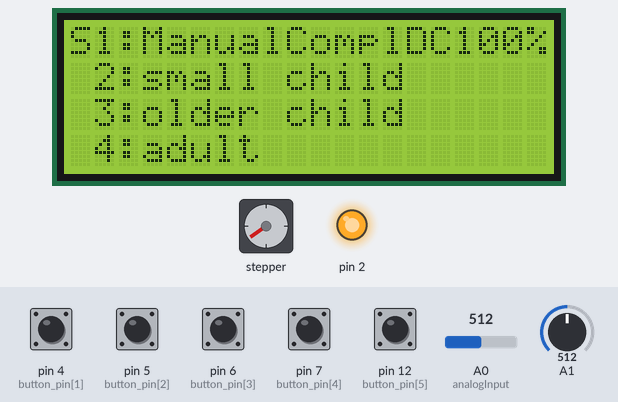
Bench run of a sketch on a simulated Arduino Uno, built with avr-gcc and run on an emulated ATmega328P. Parts: stepper motor, 20×4 character LCD, output pins drawn as LEDs (lit = HIGH). Wiring (inferred from the names in the program): stepper motor (200 steps per turn assumed): coils pin 11, pin 10, pin 9, pin 8. The inputs (shaded band) are chosen by the test bench; at power-on: pin 4 (button_pin[1]), pin 5 (button_pin[2]), pin 6 (button_pin[3]), pin 7 (button_pin[4]), pin 12 (button_pin[5]) HIGH, A1 = 512, A0 (analogInput) = 512. Pins used as bus, display or sensor lines are not drawn; what the sketch prints to the serial monitor is not drawn.

Above: at 0.8 s.
0.9 s: pin 12 (button_pin[5]) pulled LOW for 0.15 s
At 1.4 s:
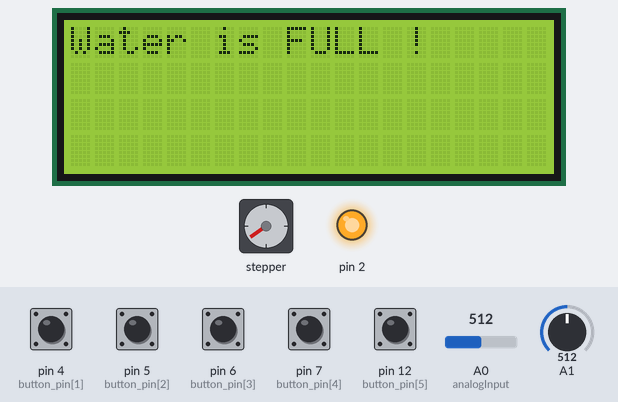
1.6 s: A1 set to 10
4.6 s: A1 set to 7
At 6.1 s:
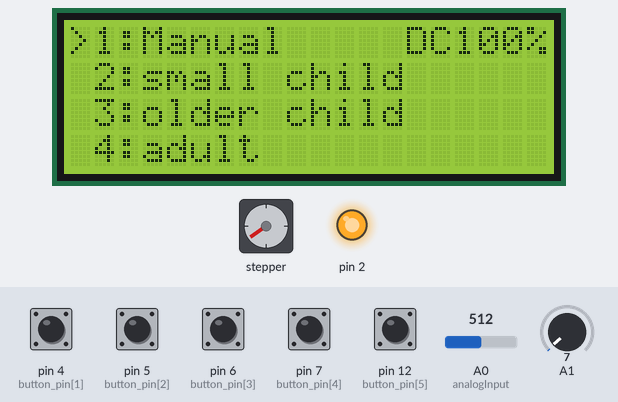
7.1 s: pin 6 (button_pin[3]) pulled LOW for 1 s
At 9.0 s:
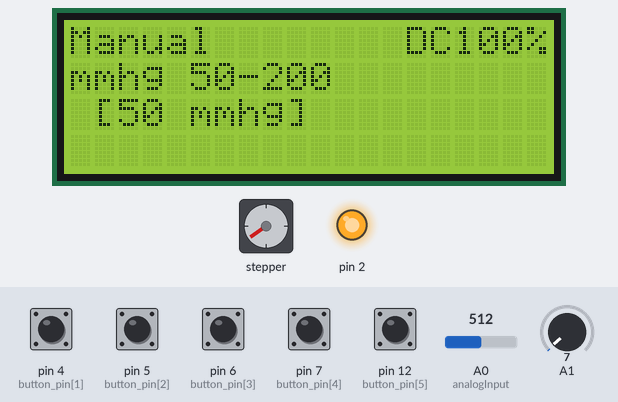
9.6 s: A1 set to 0
At 10.3 s:
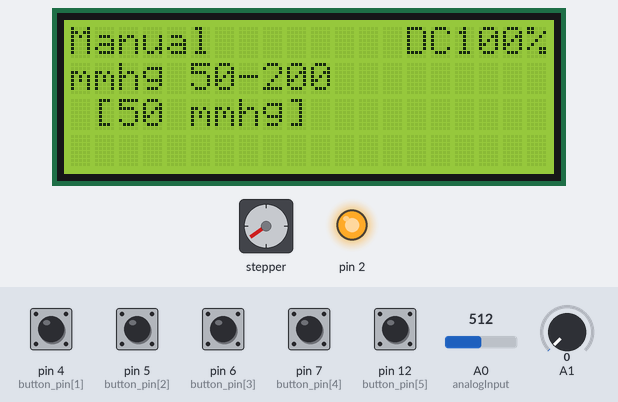
12.6 s: pin 12 (button_pin[5]) pulled LOW for 1 s
At 19.2 s:
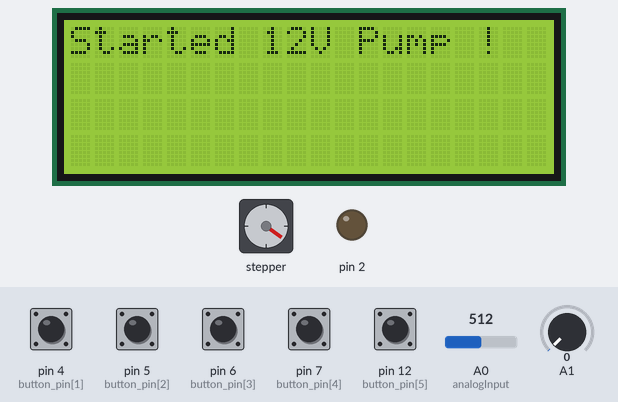
Timing chart, 0 to 19.8 s (numbered marks = the images above; inputs shaded):
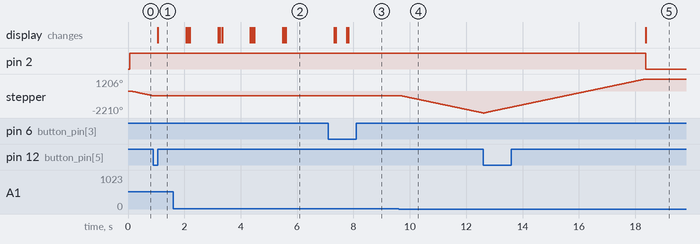

The sketch:

step_pump_optimized.ino
```cpp
#include <Wire.h>
#include <LiquidCrystal_I2C.h>

#define WATER_SENSOR 3
#define STEPPER_PIN_1 11
#define STEPPER_PIN_2 10
#define STEPPER_PIN_3 9
#define STEPPER_PIN_4 8
int step_number = 0;
LiquidCrystal_I2C lcd(0x27, 20, 4);

const int buttonCount = 5;
int button_pin[6] = {0, 4, 5, 6, 7, 12};
int buttonState[6];
bool laststate5;

int analogInput = A0;
float vout = 0.0;
float vin = 0.0;
float R1 = 30000.0; // 30k
float R2 = 7500.0;  // 7500 ohm resistor
int value = 0;

int sel_arrow = 0;
int manual_mmhg = 50;
int mmhg_sel;
String mode_sel_name[5] = {"0", "Manual", "small child", "older child", "adult"};

////////////////////////////////////////////////////////////////
////////////////      Configurations   ////////////////////////
//////////////////////////////////////////////////////////////

String mmhg_sel_name[5] = {"0", "50-200", "70", "100", "115"};
int step_setup_arr[4] = {1900, 2360, 2360, 2360};  // fix for manual , smch, oldch, adult
int step_mmhg_each_5[31] =
                          {0, 20 , 90 , 100 , 180 , 200 , 220 , 240 , 270 , 290 ,

                            300 , 350 , 370 , 380 , 390 , 400 , 410 , 430 , 460 , 480 ,

                            490 , 500 , 510 , 520 , 540 , 550 , 560 , 570 , 590 , 600, 610, };

int motor_active;
int menu;
float batt_map;
int start;

int water;

// New Update
int i=0;
int count_step = 0;
int get_step = 20;
bool dir = true;
bool task = false;


// Function Declarations
void readButtons();
void printButtons();
void readBattery();
void checkWaterSensor();
void clearArrow();
void displayData();
void selectMenu();
void setZeroStepper();
void oneStep(bool dir);

//////////////////////////////////////////////////////////////////////////
///////////////////////      Main Setup     //////////////////////////////
//////////////////////////////////////////////////////////////////////////

void setup() {
  lcd.init();
  Serial.begin(115200);
  lcd.backlight();

  pinMode(STEPPER_PIN_1, OUTPUT);
  pinMode(STEPPER_PIN_2, OUTPUT);
  pinMode(STEPPER_PIN_3, OUTPUT);
  pinMode(STEPPER_PIN_4, OUTPUT);

  for (int i = 1; i <= 5; i++) {
    pinMode(button_pin[i], INPUT_PULLUP);
  }

  // Relay for 12v pump
  pinMode(2, OUTPUT);
  digitalWrite(2, HIGH);

  // Water
  pinMode(A1, INPUT);
  lcd.clear();
  lcd.setCursor(0,0);
  lcd.print("Setting to Zero ...");
  setZeroStepper();
  lcd.clear();
  lcd.print("Set-Zero Complete!");

}
////////////////////////////////////////////////////////////////////////////
/////////////////          Main Loop              //////////////////////////
////////////////////////////////////////////////////////////////////////////

void loop() {
  readButtons();
  readBattery();
  checkWaterSensor();
  displayData();
  selectMenu();
  water = analogRead(A1);
  Serial.println("water :" + String(water));
  Serial.println("Fix Step : " + String(step_setup_arr[sel_arrow]));
  Serial.print("Manual Step : " + String(step_mmhg_each_5[i]));
  Serial.println("  Index : " + String(i));
  if (task && analogRead(A1) < 5) {
    Serial.println("Starting...");
    lcd.setCursor(0, 0);
    lcd.print("Start.....");
    setZeroStepper();

    // Fix Stepper
    Serial.println("Fix step .....");
    for (int i = 0; i <= step_setup_arr[sel_arrow]; i++) {
      oneStep(!dir);
      delayMicroseconds(3000);
    }
    //Serial.println("Fix Stepper Complete !");
    //lcd.clear();
    //lcd.print("Fix Stepper Complete !");
    //delay(500);

    // Manual
    Serial.println("Manual Step .....");
    if (sel_arrow == 0) {
      for (int j = 0; j < step_mmhg_each_5[i]; j++) {
        oneStep(!dir);
        delayMicroseconds(3000);
      }
     //Serial.println("Manual Complete!");
     //lcd.clear();
     //lcd.print("Manual Complete!");
     //delay(500);
    }

    lcd.clear();
    lcd.print("Started 12V Pump !");
    Serial.println("Start 12v Pump .....");

    digitalWrite(2, LOW);
    while (digitalRead(button_pin[4]) != LOW && menu != 0) {
       checkWaterSensor();
    }
    Serial.println("Out of While loop() ");
    digitalWrite(2, HIGH);


     //Set Zero
    setZeroStepper();
    Serial.println("Set-Zero Complete!");
    lcd.clear();
    lcd.print("Set-Zero Complete!");
    delay(500);

    task = false;
    lcd.clear();
  }
  if(analogRead(A1) > 8){
    lcd.clear();
    lcd.setCursor(0,0);
    lcd.print("Water is FULL !");
    delay(1000);
    lcd.clear();
  }

  delay(10);
}


//////////////////////////////////////////////////////////////////////////
////////////////     All Functions are below here  ///////////////////////
/////////////////////////////////////////////////////////////////////////


// Function Definitions

//////////////////////////////////////////////////////////////
void readButtons() {
  for (int i = 1; i <= buttonCount; i++) {
    buttonState[i] = digitalRead(button_pin[i]);
  }
}
/////////////////////////////////////////////////////////////

void printButtons() {
  for (int i = 1; i <= buttonCount; i++) {
    Serial.print(buttonState[i]);
    Serial.print(" , ");
  }
  Serial.println("");
}

////////////////////////////////////////////////////////////////

void readBattery() {
  value = analogRead(analogInput);
  vout = (value * 4.796) / 1023.0;
  vin = vout / (R2 / (R1 + R2));
  batt_map = map(vin, 0, 5, 0, 100);

  if (batt_map > 100) {
    batt_map = 100;
  } else if (batt_map <= 0) {
    batt_map = 0;
  }
}

////////////////////////////////////////////////////////////////

void checkWaterSensor() {
  Serial.println("Water : "+String(analogRead(A1)));
  if(analogRead(A1) > 14){
    Serial.println("Water : "+String(analogRead(A1)));
    digitalWrite(2, HIGH); //HIGH is Turn off
    menu = 0;
    Serial.println("Waterrrrrrrrrrrrrrrrrrrrrrrrrrr");
  }
}
/////////////////////////////////////////////////////////////////////

void clearArrow() {
  for (int i = 0; i <= 3; i++) {
    lcd.setCursor(0, i);
    lcd.print(" ");
  }
}

////////////////////////////////////////////////////////////////////
void displayData() {
  lcd.setCursor(14, 0);

  if (batt_map >= 10 && batt_map <= 99) {
    lcd.print("DC" + String(batt_map, 0) + "% ");
  } else if (batt_map < 10) {
    lcd.print("DC" + String(batt_map, 0) + "%  ");
  } else {
    lcd.print("DC" + String(batt_map, 0) + "%");
  }

  if (menu == 0) {
    lcd.setCursor(1, 0);
    lcd.print("1:" + mode_sel_name[1] + "");
    lcd.setCursor(1, 1);
    lcd.print("2:" + mode_sel_name[2] + "");
    lcd.setCursor(1, 2);
    lcd.print("3:" + mode_sel_name[3] + "");
    lcd.setCursor(1, 3);
    lcd.print("4:" + mode_sel_name[4] + "");
  } else if (menu == 1) {
    lcd.setCursor(0, 0);
    lcd.print("" + mode_sel_name[sel_arrow + 1] + "");
    lcd.setCursor(0, 1);
    lcd.print("mmhg " + mmhg_sel_name[sel_arrow + 1]);

    if (sel_arrow == 0) {
      lcd.setCursor(0, 2);
      lcd.print(" [" + String(manual_mmhg) + " mmhg" + "]");
//      lcd.setCursor(0, 3);
//      lcd.print("Step : " + String(step_mmhg_each_5[i]));

    } else {
//      lcd.setCursor(0, 3);
//      lcd.print("Step : " + String(step_setup_arr[sel_arrow]));
    }
  }
}

///////////////////////////////////////////////////////////////////////////////

void selectMenu() {
  delay(60);
  Serial.print("sel_arrow : ");
  Serial.println(sel_arrow);

  if (menu == 0) {
    sel_arrow = sel_arrow % 4;
    lcd.setCursor(0, sel_arrow);
    lcd.print(">");

    if (buttonState[1] == LOW) {
      clearArrow();
      sel_arrow += 1;
    }

    if (buttonState[2] == LOW) {
      if (sel_arrow == 0) sel_arrow = 4;
      clearArrow();
      sel_arrow -= 1;
    }

    if (buttonState[3] == LOW) {
      clearArrow();
      lcd.clear();
      menu = 1;
    }
  }

  if (menu == 1) {
    Serial.print("menu = 1 !");

    for (int i = 1; i <= buttonCount; i++) {
      buttonState[i] = digitalRead(button_pin[i]);
    }

    if (sel_arrow == 0) {
      if (buttonState[1] == LOW && manual_mmhg < 200) { // 200 mmhg adjust
        manual_mmhg += 5;
        i++;
      }
      if (buttonState[2] == LOW && manual_mmhg > 50) {
        manual_mmhg -= 5;
        i--;
      }
    }

    if (buttonState[3] == LOW) {
      Serial.print("confirm !!");
      lcd.clear();
      task = true;
    }

    if (buttonState[4] == LOW) {
      menu = 0;
      setZeroStepper();
      Serial.println("set Zero complete!");
      sel_arrow = 0;
      lcd.clear();
    }
  }
}


//////////////////////////////////// set zero ////////////////////////

void setZeroStepper() {
  buttonState[5] = digitalRead(button_pin[5]);

  if (buttonState[5] != LOW) {
    Serial.println("Start Setting to ZERO ...");
    while (buttonState[5] != LOW) {
      buttonState[5] = digitalRead(button_pin[5]);
      oneStep(true);
      delayMicroseconds(3000);
    }
    Serial.println("Set Zero Complete!");
  }
}

/////////////////////////////////////////////////////////////////////////////

void oneStep(bool dir) {
  if (!dir) {
    switch (step_number) {
      case 0:
        digitalWrite(STEPPER_PIN_1, HIGH);
        digitalWrite(STEPPER_PIN_2, LOW);
        digitalWrite(STEPPER_PIN_3, LOW);
        digitalWrite(STEPPER_PIN_4, LOW);
        break;
      case 1:
        digitalWrite(STEPPER_PIN_1, LOW);
        digitalWrite(STEPPER_PIN_2, HIGH);
        digitalWrite(STEPPER_PIN_3, LOW);
        digitalWrite(STEPPER_PIN_4, LOW);
        break;
      case 2:
        digitalWrite(STEPPER_PIN_1, LOW);
        digitalWrite(STEPPER_PIN_2, LOW);
        digitalWrite(STEPPER_PIN_3, HIGH);
        digitalWrite(STEPPER_PIN_4, LOW);
        break;
      case 3:
        digitalWrite(STEPPER_PIN_1, LOW);
        digitalWrite(STEPPER_PIN_2, LOW);
        digitalWrite(STEPPER_PIN_3, LOW);
        digitalWrite(STEPPER_PIN_4, HIGH);
        break;
    }
  } else {
    switch (step_number) {
      case 0:
        digitalWrite(STEPPER_PIN_1, LOW);
        digitalWrite(STEPPER_PIN_2, LOW);
        digitalWrite(STEPPER_PIN_3, LOW);
        digitalWrite(STEPPER_PIN_4, HIGH);
        break;
      case 1:
        digitalWrite(STEPPER_PIN_1, LOW);
        digitalWrite(STEPPER_PIN_2, LOW);
        digitalWrite(STEPPER_PIN_3, HIGH);
        digitalWrite(STEPPER_PIN_4, LOW);
        break;
      case 2:
        digitalWrite(STEPPER_PIN_1, LOW);
        digitalWrite(STEPPER_PIN_2, HIGH);
        digitalWrite(STEPPER_PIN_3, LOW);
        digitalWrite(STEPPER_PIN_4, LOW);
        break;
      case 3:
        digitalWrite(STEPPER_PIN_1, HIGH);
        digitalWrite(STEPPER_PIN_2, LOW);
        digitalWrite(STEPPER_PIN_3, LOW);
        digitalWrite(STEPPER_PIN_4, LOW);
        break;
    }
  }

  step_number++;

  if (step_number > 3) {
    step_number = 0;
  }
}
/////////////////////////////////////////////////////////////
```

Measured:
- the behaviour switches between 9 and 8 on A1 (found by bisection; images 1 and 2)
- after the input at 0.9 s, the display: changes after 0.16 s (image 1)
- after the input at 4.6 s, the display: first differs from a run without the input after 1.0 s (image 2)
- after the input at 7.1 s, the display: first changes after 0.23 s (image 3 shows a later state)
- after the input at 9.6 s, stepper: keeps turning counter-clockwise at about 598°/s, starting after 0.11 s
- after the input at 12.6 s, pin 2: HIGH → LOW after 5.8 s; the display: changes after 5.8 s (image 5)
